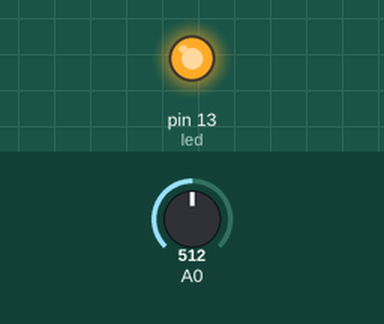
Recording of a sketch running on a simulated Arduino Uno, built with avr-gcc and run on an emulated ATmega328P. Parts: output pins drawn as LEDs (lit = HIGH). The test bench sets the inputs (shaded band); at power-on: A0 = 512.

Above: at 1.2 s.
1.3 s: A0 set to 32
2.8 s: A0 set to 27
At 3.3 s:
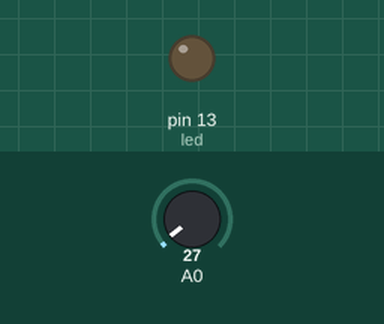
4.3 s: A0 set to 122
At 4.6 s:
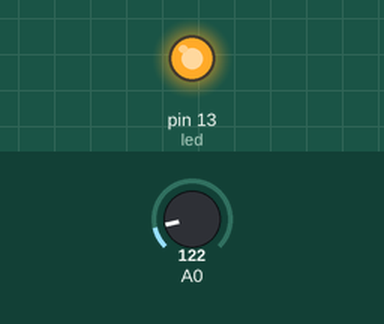
5.8 s: A0 set to 20
At 7.1 s:
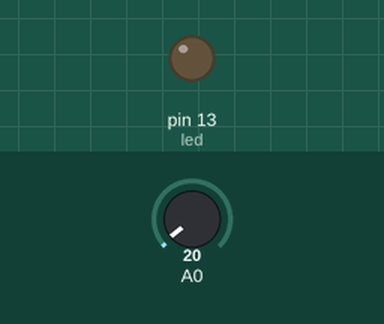
Timing chart, 0 to 8.3 s (numbered marks = the images above; inputs shaded):
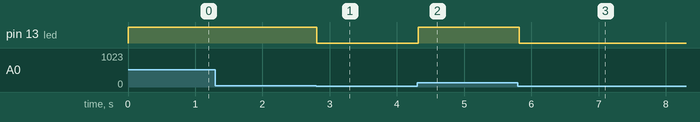

The sketch:

SensorLineaBlanca.ino
```cpp
//Sensor Linea Blanca

//Definimos el pin para el led
#define led   13
// Función 'Setup'
void setup()
{
  // Inicializamos el pin 'led' como salida
  pinMode(led, OUTPUT);
}
// Función 'Loop'
void loop()
{
  Serial.print(analogRead(A0));
  //Leemos el sensor
  int lecturaSensor = analogRead(A0);
 // Si lee línea blanca, encendemos el led y si no lo apagamos
  if(lecturaSensor < 30){
    //Apagamos led
    digitalWrite(led ,LOW);
  }else{
    //Encendemos led
    digitalWrite(led ,HIGH);
  }
  delay(100);
}
```

Measured:
- the behaviour switches between 30 and 29 on A0 (found by bisection; images 0 and 1)
- after the input at 1.3 s, every drawn part: stays the same
- after the input at 2.8 s, pin 13 (led): HIGH → LOW at once
- after the input at 4.3 s, pin 13 (led): LOW → HIGH at once
- after the input at 5.8 s, pin 13 (led): HIGH → LOW at once
